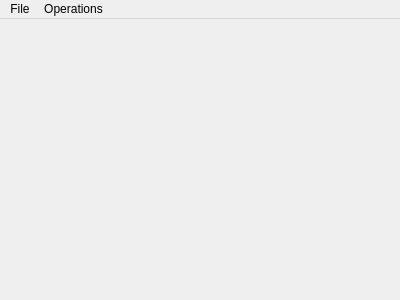
<?xml version="1.0" encoding="UTF-8"?>
<ui version="4.0">
 <class>MainWindow</class>
 <widget class="QMainWindow" name="MainWindow">
  <property name="geometry">
   <rect>
    <x>0</x>
    <y>0</y>
    <width>400</width>
    <height>300</height>
   </rect>
  </property>
  <property name="windowTitle">
   <string>MainWindow</string>
  </property>
  <widget class="QWidget" name="centralWidget"/>
  <widget class="QMenuBar" name="menuBar">
   <property name="geometry">
    <rect>
     <x>0</x>
     <y>0</y>
     <width>400</width>
     <height>21</height>
    </rect>
   </property>
   <widget class="QMenu" name="menuFile">
    <property name="title">
     <string>File</string>
    </property>
    <addaction name="actionOpen_Video"/>
   </widget>
   <widget class="QMenu" name="menuOperations">
    <property name="title">
     <string>Operations</string>
    </property>
    <addaction name="actionTest"/>
   </widget>
   <addaction name="menuFile"/>
   <addaction name="menuOperations"/>
  </widget>
  <action name="actionOpen_Video">
   <property name="text">
    <string>Open Video</string>
   </property>
  </action>
  <action name="actionTest">
   <property name="text">
    <string>Test</string>
   </property>
  </action>
 </widget>
 <layoutdefault spacing="6" margin="11"/>
 <resources/>
 <connections/>
</ui>
